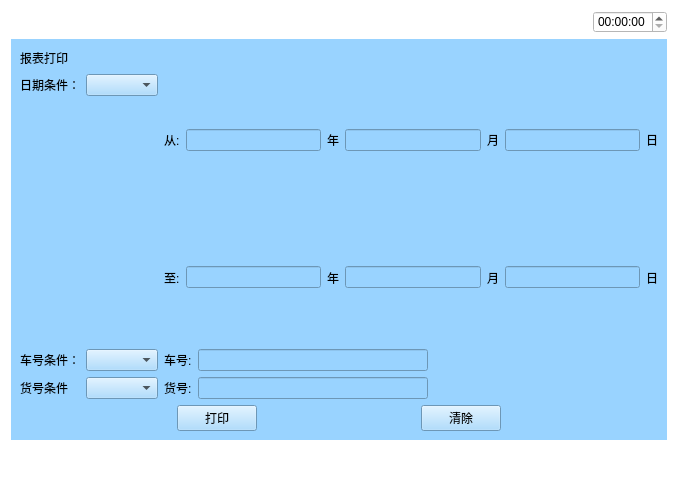
<?xml version="1.0" encoding="UTF-8"?>
<ui version="4.0">
 <class>Baobiaodayin</class>
 <widget class="QWidget" name="Baobiaodayin">
  <property name="geometry">
   <rect>
    <x>0</x>
    <y>0</y>
    <width>678</width>
    <height>482</height>
   </rect>
  </property>
  <property name="windowTitle">
   <string>Form</string>
  </property>
  <property name="styleSheet">
   <string notr="true">background-color: rgb(255, 255, 255);</string>
  </property>
  <layout class="QVBoxLayout" name="verticalLayout_6">
   <item>
    <layout class="QHBoxLayout" name="horizontalLayout_5">
     <item>
      <widget class="QPushButton" name="pushButton">
       <property name="text">
        <string/>
       </property>
       <property name="icon">
        <iconset resource="myimages.qrc">
         <normaloff>:/image/images/4g.png</normaloff>:/image/images/4g.png</iconset>
       </property>
       <property name="flat">
        <bool>true</bool>
       </property>
      </widget>
     </item>
     <item>
      <widget class="QPushButton" name="pushButton_2">
       <property name="text">
        <string/>
       </property>
       <property name="icon">
        <iconset resource="myimages.qrc">
         <normaloff>:/image/images/wireless.svg</normaloff>:/image/images/wireless.svg</iconset>
       </property>
       <property name="flat">
        <bool>true</bool>
       </property>
      </widget>
     </item>
     <item>
      <widget class="QPushButton" name="pushButton_3">
       <property name="text">
        <string/>
       </property>
       <property name="icon">
        <iconset resource="myimages.qrc">
         <normaloff>:/image/images/bl.svg</normaloff>:/image/images/bl.svg</iconset>
       </property>
       <property name="flat">
        <bool>true</bool>
       </property>
      </widget>
     </item>
     <item>
      <widget class="QPushButton" name="pushButton_4">
       <property name="text">
        <string/>
       </property>
       <property name="icon">
        <iconset resource="myimages.qrc">
         <normaloff>:/image/images/locate.svg</normaloff>:/image/images/locate.svg</iconset>
       </property>
       <property name="flat">
        <bool>true</bool>
       </property>
      </widget>
     </item>
     <item>
      <spacer name="horizontalSpacer_4">
       <property name="orientation">
        <enum>Qt::Horizontal</enum>
       </property>
       <property name="sizeHint" stdset="0">
        <size>
         <width>40</width>
         <height>20</height>
        </size>
       </property>
      </spacer>
     </item>
     <item>
      <widget class="QTimeEdit" name="timeEdit_2"/>
     </item>
    </layout>
   </item>
   <item>
    <widget class="QWidget" name="widget" native="true">
     <property name="sizePolicy">
      <sizepolicy hsizetype="Preferred" vsizetype="Preferred">
       <horstretch>0</horstretch>
       <verstretch>0</verstretch>
      </sizepolicy>
     </property>
     <property name="contextMenuPolicy">
      <enum>Qt::DefaultContextMenu</enum>
     </property>
     <property name="styleSheet">
      <string notr="true">background-color: rgb(153, 211, 255);</string>
     </property>
     <layout class="QVBoxLayout" name="verticalLayout_2" stretch="2,0">
      <item>
       <layout class="QHBoxLayout" name="horizontalLayout">
        <item>
         <widget class="QLabel" name="label">
          <property name="text">
           <string>报表打印</string>
          </property>
         </widget>
        </item>
        <item>
         <spacer name="horizontalSpacer">
          <property name="orientation">
           <enum>Qt::Horizontal</enum>
          </property>
          <property name="sizeHint" stdset="0">
           <size>
            <width>40</width>
            <height>20</height>
           </size>
          </property>
         </spacer>
        </item>
        <item>
         <layout class="QVBoxLayout" name="verticalLayout"/>
        </item>
       </layout>
      </item>
      <item>
       <layout class="QVBoxLayout" name="verticalLayout_5">
        <item>
         <layout class="QHBoxLayout" name="horizontalLayout_11">
          <item>
           <layout class="QVBoxLayout" name="verticalLayout_3">
            <item>
             <layout class="QHBoxLayout" name="horizontalLayout_4">
              <item>
               <widget class="QLabel" name="label_2">
                <property name="text">
                 <string>日期条件：</string>
                </property>
               </widget>
              </item>
              <item>
               <widget class="QComboBox" name="datecombo"/>
              </item>
             </layout>
            </item>
            <item>
             <spacer name="verticalSpacer">
              <property name="orientation">
               <enum>Qt::Vertical</enum>
              </property>
              <property name="sizeHint" stdset="0">
               <size>
                <width>20</width>
                <height>40</height>
               </size>
              </property>
             </spacer>
            </item>
            <item>
             <layout class="QHBoxLayout" name="horizontalLayout_6">
              <item>
               <widget class="QLabel" name="label_6">
                <property name="text">
                 <string>车号条件：</string>
                </property>
               </widget>
              </item>
              <item>
               <widget class="QComboBox" name="chehaocombo"/>
              </item>
             </layout>
            </item>
            <item>
             <layout class="QHBoxLayout" name="horizontalLayout_7">
              <item>
               <widget class="QLabel" name="label_7">
                <property name="text">
                 <string>货号条件</string>
                </property>
               </widget>
              </item>
              <item>
               <widget class="QComboBox" name="huohaocombo"/>
              </item>
             </layout>
            </item>
           </layout>
          </item>
          <item>
           <layout class="QVBoxLayout" name="verticalLayout_4">
            <item>
             <layout class="QHBoxLayout" name="horizontalLayout_3">
              <item>
               <widget class="QLabel" name="label_3">
                <property name="text">
                 <string>从:</string>
                </property>
               </widget>
              </item>
              <item>
               <widget class="QLineEdit" name="lineEdit"/>
              </item>
              <item>
               <widget class="QLabel" name="label_4">
                <property name="text">
                 <string>年</string>
                </property>
               </widget>
              </item>
              <item>
               <widget class="QLineEdit" name="lineEdit_2"/>
              </item>
              <item>
               <widget class="QLabel" name="label_5">
                <property name="text">
                 <string>月</string>
                </property>
               </widget>
              </item>
              <item>
               <widget class="QLineEdit" name="lineEdit_3"/>
              </item>
              <item>
               <widget class="QLabel" name="label_8">
                <property name="text">
                 <string>日</string>
                </property>
               </widget>
              </item>
             </layout>
            </item>
            <item>
             <layout class="QHBoxLayout" name="horizontalLayout_8">
              <item>
               <widget class="QLabel" name="label_9">
                <property name="text">
                 <string>至:</string>
                </property>
               </widget>
              </item>
              <item>
               <widget class="QLineEdit" name="lineEdit_4"/>
              </item>
              <item>
               <widget class="QLabel" name="label_10">
                <property name="text">
                 <string>年</string>
                </property>
               </widget>
              </item>
              <item>
               <widget class="QLineEdit" name="lineEdit_5"/>
              </item>
              <item>
               <widget class="QLabel" name="label_11">
                <property name="text">
                 <string>月</string>
                </property>
               </widget>
              </item>
              <item>
               <widget class="QLineEdit" name="lineEdit_6"/>
              </item>
              <item>
               <widget class="QLabel" name="label_12">
                <property name="text">
                 <string>日</string>
                </property>
               </widget>
              </item>
             </layout>
            </item>
            <item>
             <layout class="QHBoxLayout" name="horizontalLayout_9">
              <item>
               <widget class="QLabel" name="label_13">
                <property name="text">
                 <string>车号:</string>
                </property>
               </widget>
              </item>
              <item>
               <widget class="QLineEdit" name="lineEdit_7"/>
              </item>
              <item>
               <spacer name="horizontalSpacer_3">
                <property name="orientation">
                 <enum>Qt::Horizontal</enum>
                </property>
                <property name="sizeHint" stdset="0">
                 <size>
                  <width>40</width>
                  <height>20</height>
                 </size>
                </property>
               </spacer>
              </item>
             </layout>
            </item>
            <item>
             <layout class="QHBoxLayout" name="horizontalLayout_10">
              <item>
               <widget class="QLabel" name="label_14">
                <property name="text">
                 <string>货号:</string>
                </property>
               </widget>
              </item>
              <item>
               <widget class="QLineEdit" name="lineEdit_8"/>
              </item>
              <item>
               <spacer name="horizontalSpacer_5">
                <property name="orientation">
                 <enum>Qt::Horizontal</enum>
                </property>
                <property name="sizeHint" stdset="0">
                 <size>
                  <width>40</width>
                  <height>20</height>
                 </size>
                </property>
               </spacer>
              </item>
             </layout>
            </item>
           </layout>
          </item>
         </layout>
        </item>
        <item>
         <layout class="QHBoxLayout" name="horizontalLayout_12">
          <item>
           <spacer name="horizontalSpacer_7">
            <property name="orientation">
             <enum>Qt::Horizontal</enum>
            </property>
            <property name="sizeHint" stdset="0">
             <size>
              <width>40</width>
              <height>20</height>
             </size>
            </property>
           </spacer>
          </item>
          <item>
           <widget class="QPushButton" name="query">
            <property name="text">
             <string>打印</string>
            </property>
           </widget>
          </item>
          <item>
           <spacer name="horizontalSpacer_6">
            <property name="orientation">
             <enum>Qt::Horizontal</enum>
            </property>
            <property name="sizeHint" stdset="0">
             <size>
              <width>40</width>
              <height>20</height>
             </size>
            </property>
           </spacer>
          </item>
          <item>
           <widget class="QPushButton" name="clear">
            <property name="text">
             <string>清除</string>
            </property>
           </widget>
          </item>
          <item>
           <spacer name="horizontalSpacer_8">
            <property name="orientation">
             <enum>Qt::Horizontal</enum>
            </property>
            <property name="sizeHint" stdset="0">
             <size>
              <width>40</width>
              <height>20</height>
             </size>
            </property>
           </spacer>
          </item>
         </layout>
        </item>
       </layout>
      </item>
     </layout>
    </widget>
   </item>
   <item>
    <layout class="QHBoxLayout" name="horizontalLayout_2">
     <item>
      <widget class="QPushButton" name="returnIndex">
       <property name="font">
        <font>
         <family>AR PL UMing TW MBE</family>
        </font>
       </property>
       <property name="styleSheet">
        <string notr="true">border-image: url(:/image/images/index.svg);</string>
       </property>
       <property name="text">
        <string/>
       </property>
       <property name="icon">
        <iconset resource="myimages.qrc">
         <normaloff>:/image/images/index.svg</normaloff>:/image/images/index.svg</iconset>
       </property>
       <property name="iconSize">
        <size>
         <width>40</width>
         <height>40</height>
        </size>
       </property>
       <property name="flat">
        <bool>true</bool>
       </property>
      </widget>
     </item>
     <item>
      <spacer name="horizontalSpacer_2">
       <property name="orientation">
        <enum>Qt::Horizontal</enum>
       </property>
       <property name="sizeHint" stdset="0">
        <size>
         <width>40</width>
         <height>20</height>
        </size>
       </property>
      </spacer>
     </item>
     <item>
      <widget class="QPushButton" name="returnPage">
       <property name="text">
        <string/>
       </property>
       <property name="icon">
        <iconset resource="myimages.qrc">
         <normaloff>:/image/images/shangyiye.svg</normaloff>:/image/images/shangyiye.svg</iconset>
       </property>
       <property name="iconSize">
        <size>
         <width>40</width>
         <height>40</height>
        </size>
       </property>
       <property name="flat">
        <bool>true</bool>
       </property>
      </widget>
     </item>
    </layout>
   </item>
  </layout>
 </widget>
 <resources>
  <include location="myimages.qrc"/>
 </resources>
 <connections/>
</ui>
